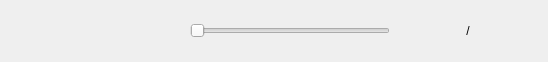
<?xml version="1.0" encoding="UTF-8"?>
<ui version="4.0">
 <class>VideoControls</class>
 <widget class="QWidget" name="VideoControls">
  <property name="geometry">
   <rect>
    <x>0</x>
    <y>0</y>
    <width>548</width>
    <height>62</height>
   </rect>
  </property>
  <property name="sizePolicy">
   <sizepolicy hsizetype="Preferred" vsizetype="Preferred">
    <horstretch>0</horstretch>
    <verstretch>0</verstretch>
   </sizepolicy>
  </property>
  <property name="minimumSize">
   <size>
    <width>300</width>
    <height>40</height>
   </size>
  </property>
  <property name="maximumSize">
   <size>
    <width>800</width>
    <height>16777215</height>
   </size>
  </property>
  <property name="windowTitle">
   <string notr="true"/>
  </property>
  <property name="accessibleName">
   <string notr="true"/>
  </property>
  <layout class="QHBoxLayout" name="horizontalLayout">
   <property name="spacing">
    <number>7</number>
   </property>
   <property name="leftMargin">
    <number>14</number>
   </property>
   <property name="topMargin">
    <number>10</number>
   </property>
   <property name="rightMargin">
    <number>14</number>
   </property>
   <property name="bottomMargin">
    <number>10</number>
   </property>
   <item>
    <layout class="QHBoxLayout" name="horizontalLayout_2" stretch="0,0,0,0">
     <property name="spacing">
      <number>0</number>
     </property>
     <property name="leftMargin">
      <number>0</number>
     </property>
     <item>
      <widget class="IconButton" name="pauseButton" native="true">
       <property name="sizePolicy">
        <sizepolicy hsizetype="Fixed" vsizetype="Fixed">
         <horstretch>0</horstretch>
         <verstretch>0</verstretch>
        </sizepolicy>
       </property>
       <property name="minimumSize">
        <size>
         <width>44</width>
         <height>36</height>
        </size>
       </property>
       <property name="maximumSize">
        <size>
         <width>44</width>
         <height>36</height>
        </size>
       </property>
       <property name="focusPolicy">
        <enum>Qt::NoFocus</enum>
       </property>
       <property name="accessibleName">
        <string notr="true">Button</string>
       </property>
      </widget>
     </item>
     <item>
      <spacer name="horizontalSpacer_3">
       <property name="orientation">
        <enum>Qt::Horizontal</enum>
       </property>
       <property name="sizeType">
        <enum>QSizePolicy::Fixed</enum>
       </property>
       <property name="sizeHint" stdset="0">
        <size>
         <width>6</width>
         <height>5</height>
        </size>
       </property>
      </spacer>
     </item>
     <item>
      <widget class="IconButton" name="prevFrameButton" native="true">
       <property name="sizePolicy">
        <sizepolicy hsizetype="Fixed" vsizetype="Fixed">
         <horstretch>0</horstretch>
         <verstretch>0</verstretch>
        </sizepolicy>
       </property>
       <property name="minimumSize">
        <size>
         <width>36</width>
         <height>36</height>
        </size>
       </property>
       <property name="maximumSize">
        <size>
         <width>36</width>
         <height>36</height>
        </size>
       </property>
       <property name="focusPolicy">
        <enum>Qt::NoFocus</enum>
       </property>
       <property name="accessibleName">
        <string notr="true">ButtonSetLeft</string>
       </property>
      </widget>
     </item>
     <item>
      <widget class="IconButton" name="nextFrameButton" native="true">
       <property name="sizePolicy">
        <sizepolicy hsizetype="Fixed" vsizetype="Fixed">
         <horstretch>0</horstretch>
         <verstretch>0</verstretch>
        </sizepolicy>
       </property>
       <property name="minimumSize">
        <size>
         <width>36</width>
         <height>36</height>
        </size>
       </property>
       <property name="maximumSize">
        <size>
         <width>36</width>
         <height>36</height>
        </size>
       </property>
       <property name="focusPolicy">
        <enum>Qt::NoFocus</enum>
       </property>
       <property name="accessibleName">
        <string notr="true">ButtonSetRight</string>
       </property>
      </widget>
     </item>
    </layout>
   </item>
   <item>
    <widget class="ActionButton" name="muteButton" native="true">
     <property name="sizePolicy">
      <sizepolicy hsizetype="Fixed" vsizetype="Fixed">
       <horstretch>0</horstretch>
       <verstretch>0</verstretch>
      </sizepolicy>
     </property>
     <property name="minimumSize">
      <size>
       <width>36</width>
       <height>36</height>
      </size>
     </property>
     <property name="maximumSize">
      <size>
       <width>36</width>
       <height>36</height>
      </size>
     </property>
     <property name="accessibleName">
      <string notr="true">Button</string>
     </property>
    </widget>
   </item>
   <item>
    <spacer name="horizontalSpacer">
     <property name="orientation">
      <enum>Qt::Horizontal</enum>
     </property>
     <property name="sizeType">
      <enum>QSizePolicy::Fixed</enum>
     </property>
     <property name="sizeHint" stdset="0">
      <size>
       <width>4</width>
       <height>10</height>
      </size>
     </property>
    </spacer>
   </item>
   <item>
    <widget class="VideoSlider" name="seekBar">
     <property name="sizePolicy">
      <sizepolicy hsizetype="Preferred" vsizetype="Preferred">
       <horstretch>0</horstretch>
       <verstretch>0</verstretch>
      </sizepolicy>
     </property>
     <property name="minimumSize">
      <size>
       <width>200</width>
       <height>28</height>
      </size>
     </property>
     <property name="maximumSize">
      <size>
       <width>200</width>
       <height>28</height>
      </size>
     </property>
     <property name="focusPolicy">
      <enum>Qt::NoFocus</enum>
     </property>
     <property name="accessibleName">
      <string notr="true"/>
     </property>
     <property name="orientation">
      <enum>Qt::Horizontal</enum>
     </property>
    </widget>
   </item>
   <item>
    <spacer name="horizontalSpacer_2">
     <property name="orientation">
      <enum>Qt::Horizontal</enum>
     </property>
     <property name="sizeType">
      <enum>QSizePolicy::Fixed</enum>
     </property>
     <property name="sizeHint" stdset="0">
      <size>
       <width>5</width>
       <height>10</height>
      </size>
     </property>
    </spacer>
   </item>
   <item>
    <widget class="QLabel" name="positionLabel">
     <property name="text">
      <string notr="true"/>
     </property>
    </widget>
   </item>
   <item>
    <widget class="QLabel" name="separatorLabel">
     <property name="text">
      <string notr="true">/</string>
     </property>
     <property name="alignment">
      <set>Qt::AlignCenter</set>
     </property>
    </widget>
   </item>
   <item>
    <widget class="QLabel" name="durationLabel">
     <property name="text">
      <string notr="true"/>
     </property>
    </widget>
   </item>
  </layout>
 </widget>
 <customwidgets>
  <customwidget>
   <class>IconButton</class>
   <extends>QWidget</extends>
   <header>gui/customwidgets/iconbutton.h</header>
   <container>1</container>
  </customwidget>
  <customwidget>
   <class>ActionButton</class>
   <extends>QWidget</extends>
   <header>gui/customwidgets/actionbutton.h</header>
   <container>1</container>
  </customwidget>
  <customwidget>
   <class>VideoSlider</class>
   <extends>QSlider</extends>
   <header>gui/customwidgets/videoslider.h</header>
  </customwidget>
 </customwidgets>
 <resources/>
 <connections/>
</ui>
